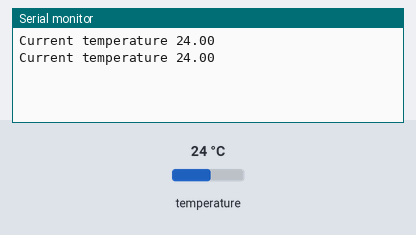
Recording of a sketch running on a simulated Arduino Mega 2560, built with avr-gcc and run on an emulated ATmega2560. On the bench: the last lines printed to the serial monitor. The test bench sets the inputs (shaded band); at power-on: temperature 24 °C.

Above: at 3.3 s.
3.4 s: temperature set to 12 °C
At 4.7 s:
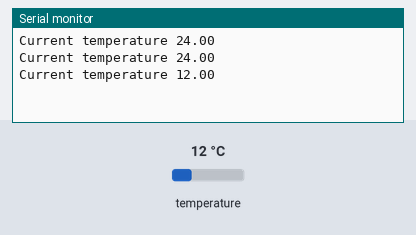
5.9 s: temperature set to 19 °C
At 7.2 s:
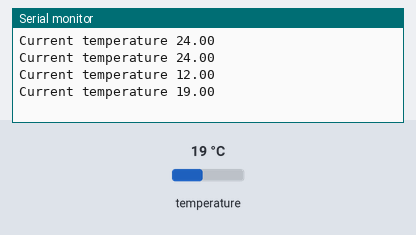
Timing chart, 0 to 8.9 s (numbered marks = the images above; inputs shaded):
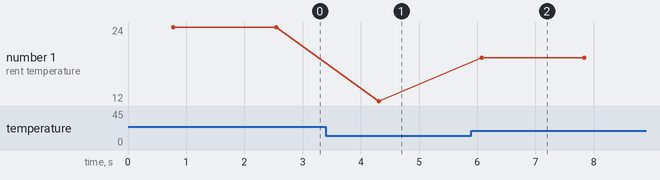

Measured:
- after the input at 3.4 s, the serial monitor: prints a new line after 0.91 s (image 1)
- after the input at 5.9 s, the serial monitor: prints a new line after 0.17 s (image 2)
- plotted number 1: 24 → 12 after the input at 3.4 s, 12 → 19 after the input at 5.9 s

The sketch:

DS18B20.ino
```cpp
#include "DS18B20.h"

float currentTemp;

void setup() {
  Serial.begin(9600);
  setupDS18B20();
}

void loop() {
  currentTemp = getTemperatureDS18B20();
  Serial.print("Current temperature ");
  Serial.println(currentTemp);
  delay(1000);
}
```

DS18B20.cpp
```cpp
#include "DS18B20.h"
#include <OneWire.h>
#include <DallasTemperature.h>

OneWire      oneWire(DS18B20_PIN);
DallasTemperature sensor(&oneWire);

float temp_DS18B20;

void setupDS18B20(){
  sensor.begin();
}

float getTemperatureDS18B20(void){
  sensor.requestTemperatures(); // Send the command to get temperature readings
  temp_DS18B20 = sensor.getTempCByIndex(0);
  return temp_DS18B20;
}
```

DS18B20.h
```cpp
#ifndef DS18B20_H_
#define DS18B20_H_

#define DS18B20_PIN 22

void setupDS18B20();
float getTemperatureDS18B20(void);

#endif
```
